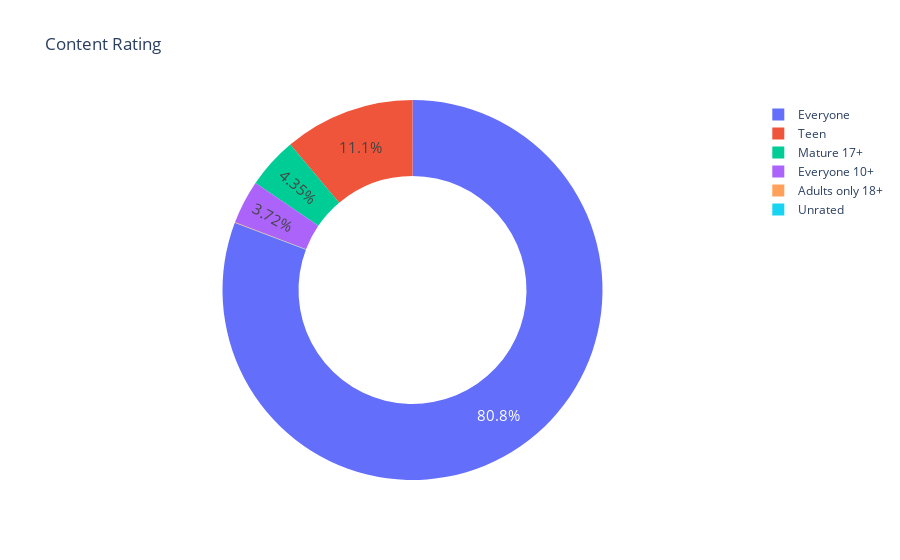

The cell this chart's notebook holds for it:
### Code cell
fig = px.pie(labels=ratings.index, 
             values=ratings.values,
             title="Content Rating",
             names=ratings.index,
             hole=0.6, # makes a donut chart =) 
)
fig.update_traces(textposition='inside', textfont_size=15, textinfo='percent')

fig.show()

### Figure 1 — Plotly figure (JSON) as saved in the notebook; plotly's stock layout.template omitted (floating-point values rounded to 4 significant figures)
{"data": [{"domain": {"x": [0, 1], "y": [0, 1]}, "hole": 0.6, "hovertemplate": "label=%{label}<br>value=%{value}<extra></extra>", "labels": ["Everyone", "Teen", "Mature 17+", "Everyone 10+", "Adults only 18+", "Unrated"], "legendgroup": "", "name": "", "showlegend": true, "textfont": {"size": 15}, "textinfo": "percent", "textposition": "inside", "type": "pie", "values": [6621, 912, 357, 305, 3, 1]}], "layout": {"legend": {"tracegroupgap": 0}, "title": {"text": "Content Rating"}}}
